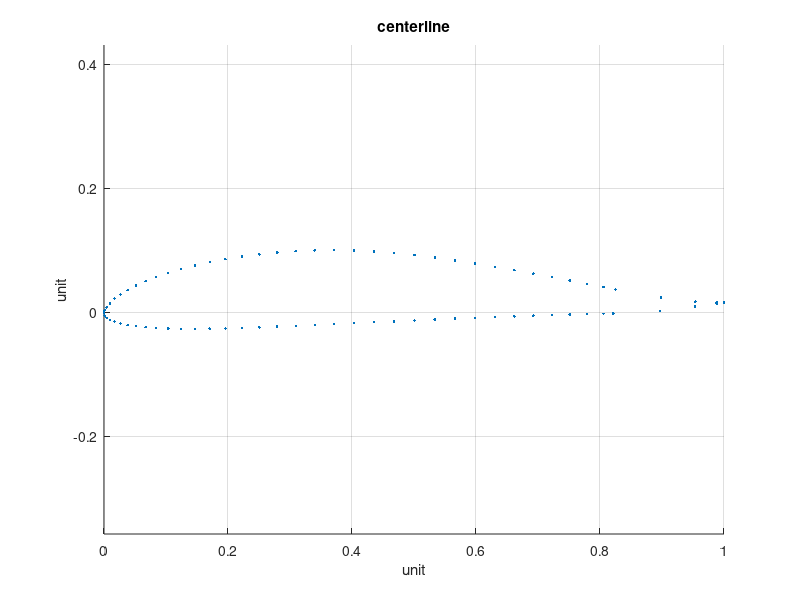
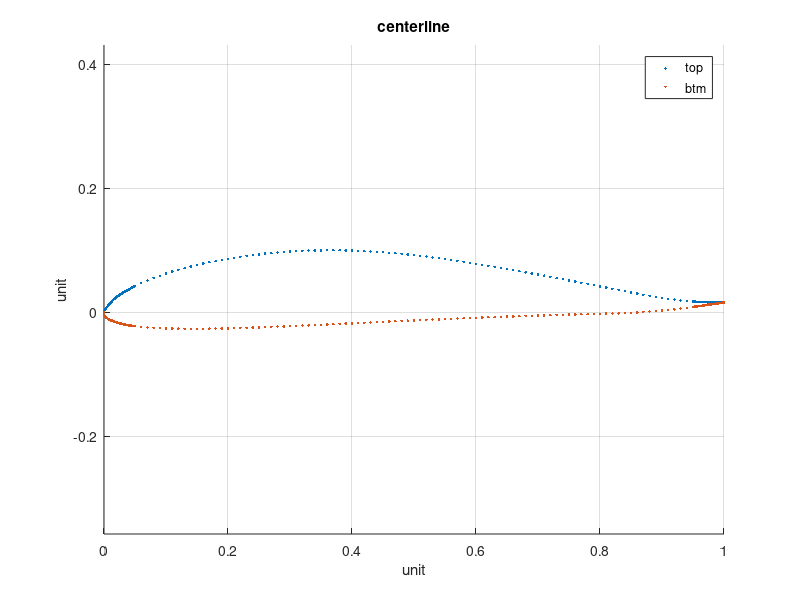
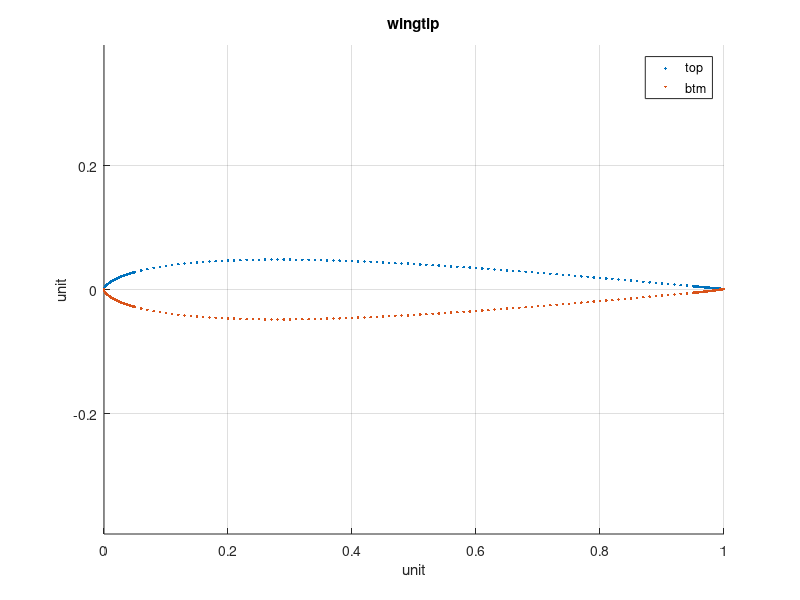
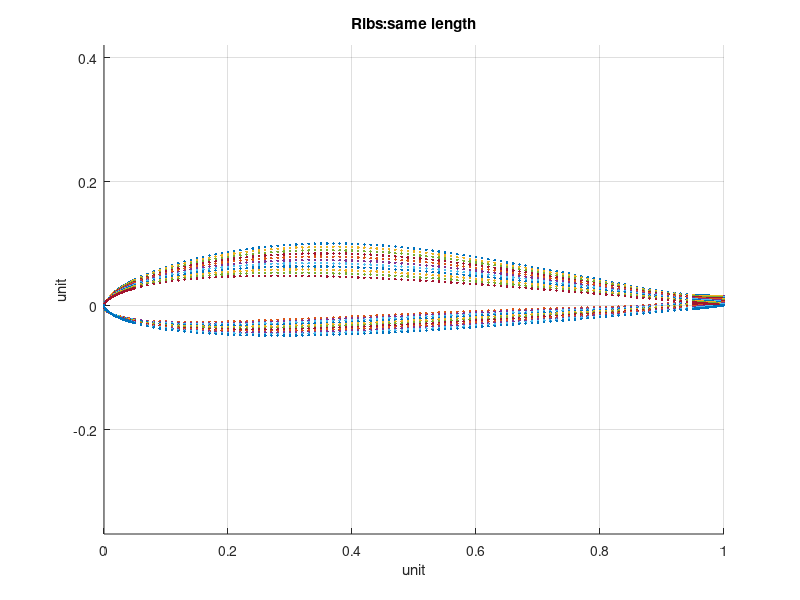

These charts were generated, in order, by the following MATLAB code:
function draw_airfoil()
% save airfoil centerlinex centerliney wingtipx wingtipy twistx twisty
close all;
clear all;
load airfoil;
global X;
X = [];
scalef = 0.5;
wingSpan_mm = 3750;
centerCord = 400;
tipcord = 100;
ribCnt = 21;
rootCord_mm = 400;
wingtipCord_mm = 100;
X.LeadingEdgeBeamThickness_mm = 2; % square edge size 
X.LeadingEdgeBeamWidth_mm = 5; % square edge size 
X.trailingEdgeWidth_mm = 10;

X.curvefitmethod = 'pchip';
% rootBeamGammaWidthmm = 6;
% BaseBeamWidthmm = 1; % at tip, lift is zero, we cannot have 0 beam width for misc struct weight 
assert(mod(ribCnt,2)==1); % we have one rib in the center, and be symmetrical 
rotateFromLE = 0.3; %rotation occurs at the center of [0,1] from the leading edge, so that we have the desired AOA.  
fineX = [0:0.0005:0.05 0.06:0.01:0.95 0.9505:0.0005:1]';

%%
Len_fineX = length(fineX);
X.OneSideRibCnt = (ribCnt+1)/2;
CoeffsRoot2Tip = (0:X.OneSideRibCnt-1)/(X.OneSideRibCnt-1);

%%
centerlinex = centerlinex(:);
centerliney = centerliney(:);
[centerlinex,centerliney] = normalizexy(centerlinex,centerliney);
wingtipx = wingtipx(:);
wingtipy = wingtipy(:);
[wingtipx,wingtipy] = normalizexy(wingtipx,wingtipy);
figure;
hold on;
plot(centerlinex,centerliney,'.');
axis equal;
title('centerline');grid on;
xlabel('unit');
ylabel('unit');
%%
figure;
hold on;
end_of_center_top_curve = (length(centerlinex)+1)/2;
top_centerline_x = centerlinex(1:end_of_center_top_curve);
top_centerline_y = centerliney(1:end_of_center_top_curve);
top_centerline_fine_y = interp1(top_centerline_x,top_centerline_y,fineX,X.curvefitmethod);
plot(fineX,top_centerline_fine_y,'.');
btm_centerline_x = centerlinex(end_of_center_top_curve:end);
btm_centerline_y = centerliney(end_of_center_top_curve:end);
btm_centerline_fine_y = interp1(btm_centerline_x,btm_centerline_y,fineX,X.curvefitmethod);
plot(fineX,btm_centerline_fine_y,'.');
axis equal;
legend('top','btm');
title('centerline');grid on;
xlabel('unit');
ylabel('unit');
%%
figure;
hold on;
end_of_wingtip_top_curve = (length(wingtipx)+1)/2;
top_wingtip_x = wingtipx(1:end_of_wingtip_top_curve);
top_wingtip_y = wingtipy(1:end_of_wingtip_top_curve);
top_wingtip_mid_y = interp1(top_wingtip_x,top_wingtip_y,fineX,X.curvefitmethod);
plot(fineX,top_wingtip_mid_y,'.');
btm_wingtip_x = wingtipx(end_of_wingtip_top_curve:end);
btm_wingtip_y = wingtipy(end_of_wingtip_top_curve:end);
btm_wingtip_mid_y = interp1(btm_wingtip_x,btm_wingtip_y,fineX,X.curvefitmethod);
plot(fineX,btm_wingtip_mid_y,'.');
axis equal;
legend('top','btm');
title('wingtip');
grid on;
xlabel('unit');
ylabel('unit');
%%
top_ribs = interpolate2Airfoil(top_centerline_fine_y, top_wingtip_mid_y, CoeffsRoot2Tip);
btm_ribs = interpolate2Airfoil(btm_centerline_fine_y, btm_wingtip_mid_y, CoeffsRoot2Tip);
figure;
axis equal;
hold on;
for ii = 1:X.OneSideRibCnt
    topCurve = top_ribs(:,ii);
    btmCurve = btm_ribs(:,ii);
    plot([fineX fineX],[topCurve btmCurve],'.');
end
title('Ribs:same length');
grid on;
xlabel('unit');
ylabel('unit');
%%
xindexRotate = find(fineX==rotateFromLE);
assert(length(xindexRotate)==1);
centered_interpolatedX = fineX - rotateFromLE;
Ymean = (top_ribs(xindexRotate,:) + btm_ribs(xindexRotate,:))/2;
centered_top_mid_ribs = zeros(Len_fineX,X.OneSideRibCnt);
centered_btm_mid_ribs = zeros(Len_fineX,X.OneSideRibCnt);
figure;
axis equal;
hold on;
for ii = 1:X.OneSideRibCnt
    centered_top_mid_ribs(:,ii) = top_ribs(:,ii) - Ymean(ii);
    centered_btm_mid_ribs(:,ii) = btm_ribs(:,ii) - Ymean(ii);
    plot([centered_interpolatedX; centered_interpolatedX],[centered_top_mid_ribs(:,ii); centered_btm_mid_ribs(:,ii)],'.');
end
title('Ribs:same length,shifted');
grid on;
xlabel('unit');
ylabel('unit');
%%
figure;
plot(twistx/twistx(end),twisty,'.');
title('twist');
ylabel('deg');
grid on;
xlabel('half wingspan');
%%
twist_ribs = interp1(twistx/twistx(end),twisty,CoeffsRoot2Tip,X.curvefitmethod);

rotated_ribs_top_x = zeros(Len_fineX,X.OneSideRibCnt);
rotated_ribs_top_y = zeros(Len_fineX,X.OneSideRibCnt);
rotated_ribs_btm_x = zeros(Len_fineX,X.OneSideRibCnt);
rotated_ribs_btm_y = zeros(Len_fineX,X.OneSideRibCnt);
figure;
axis equal;
hold on;
for ii = 1:X.OneSideRibCnt
    thetaDeg = twist_ribs(ii);
    R = [cosd(thetaDeg) -sind(thetaDeg); sind(thetaDeg) cosd(thetaDeg)];
    top_beforeRotate = [centered_interpolatedX centered_top_mid_ribs(:,ii)];
    top_afterRotate = top_beforeRotate*R;
    rotated_ribs_top_x(:,ii) = top_afterRotate(:,1);
    rotated_ribs_top_y(:,ii) = top_afterRotate(:,2);
    btm_beforeRotate = [centered_interpolatedX centered_btm_mid_ribs(:,ii)];
    btm_afterRotate = btm_beforeRotate*R;
    rotated_ribs_btm_x(:,ii) = btm_afterRotate(:,1);
    rotated_ribs_btm_y(:,ii) = btm_afterRotate(:,2);
    plot([rotated_ribs_top_x(:,ii); rotated_ribs_btm_x(:,ii)],[rotated_ribs_top_y(:,ii); rotated_ribs_btm_y(:,ii)],'.');
end
title('Ribs:same length,shifted,rotated');
grid on;
xlabel('unit');
ylabel('unit');
%%
scaled_ribs_top_x = rotated_ribs_top_x;
scaled_ribs_top_y = rotated_ribs_top_y;
scaled_ribs_btm_x = rotated_ribs_btm_x;
scaled_ribs_btm_y = rotated_ribs_btm_y;
scale_ribs = interp1([0 1],[rootCord_mm wingtipCord_mm],CoeffsRoot2Tip,'linear');

figure;
axis equal;
hold on;
for ii = 1:X.OneSideRibCnt
    scaled_ribs_top_x(:,ii) = scaled_ribs_top_x(:,ii) * scale_ribs(ii);
    scaled_ribs_top_y(:,ii) = scaled_ribs_top_y(:,ii) * scale_ribs(ii);
    scaled_ribs_btm_x(:,ii) = scaled_ribs_btm_x(:,ii) * scale_ribs(ii);
    scaled_ribs_btm_y(:,ii) = scaled_ribs_btm_y(:,ii) * scale_ribs(ii);
    plot([scaled_ribs_top_x(:,ii); scaled_ribs_btm_x(:,ii)],[scaled_ribs_top_y(:,ii); scaled_ribs_btm_y(:,ii)],'.');
end
title('Ribs:shifted,rotated,scaled');
grid on;
xlabel('mm');
ylabel('mm');
%%
Gamma = (1-CoeffsRoot2Tip.^2).^1.5;
figure;
plot(CoeffsRoot2Tip,Gamma,'.-');
title('Gamma, airflow circulation');
grid on;
%%
figure;
plot(CoeffsRoot2Tip,1.5*(CoeffsRoot2Tip.^2-0.5),'.-');
title('Downwash');
grid on;

%% when cutting slot, the length of x/y data may not be same any more for all ribs
% use cell to store
slotcut_ribs_top_x = {};
slotcut_ribs_top_y = {};
slotcut_ribs_btm_x = {};
slotcut_ribs_btm_y = {};
for ii = 1:X.OneSideRibCnt
    slotcut_ribs_top_x{ii} = scaled_ribs_top_x(:,ii);
    slotcut_ribs_top_y{ii} = scaled_ribs_top_y(:,ii);
    slotcut_ribs_btm_x{ii} = scaled_ribs_btm_x(:,ii);
    slotcut_ribs_btm_y{ii} = scaled_ribs_btm_y(:,ii);
end
%% cut slot for force bearing beam
[slotcut_ribs_top_x,slotcut_ribs_top_y,slotcut_ribs_btm_x,slotcut_ribs_btm_y] = cutslot...
(slotcut_ribs_top_x,slotcut_ribs_top_y,slotcut_ribs_btm_x,slotcut_ribs_btm_y,8,-10,'front');
[slotcut_ribs_top_x,slotcut_ribs_top_y,slotcut_ribs_btm_x,slotcut_ribs_btm_y] = cutslot...
(slotcut_ribs_top_x,slotcut_ribs_top_y,slotcut_ribs_btm_x,slotcut_ribs_btm_y,8,0,'rear');

%% add leading edge beam
cut_leadingedge_top_x = {};
cut_leadingedge_top_y = {};
cut_leadingedge_btm_x = {};
cut_leadingedge_btm_y = {};

figure;
axis equal;
hold on;
for ii = 1:X.OneSideRibCnt
    LE_x = min([slotcut_ribs_top_x{ii};slotcut_ribs_top_y{ii}]);
    LeadingEdgeBeamPosDetected = false;
    for xposition = LE_x:0.1:LE_x+30
        if getThickness(...
            slotcut_ribs_top_x{ii},slotcut_ribs_top_y{ii},...
            slotcut_ribs_btm_x{ii},slotcut_ribs_btm_y{ii},...
            xposition) > X.LeadingEdgeBeamThickness_mm*sqrt(2)
            LeadingEdgeBeamPosDetected = true;
            break;
        end
    end
    assert(LeadingEdgeBeamPosDetected);
    [cut_leadingedge_top_x{ii},cut_leadingedge_top_y{ii}] = removeLeadingSector(slotcut_ribs_top_x{ii},slotcut_ribs_top_y{ii},xposition);
    [cut_leadingedge_btm_x{ii},cut_leadingedge_btm_y{ii}] = removeLeadingSector(slotcut_ribs_btm_x{ii},slotcut_ribs_btm_y{ii},xposition);
    
    [cut_leadingedge_top_x{ii},cut_leadingedge_top_y{ii}] = cutLeadingEdgeSlot(cut_leadingedge_top_x{ii},cut_leadingedge_top_y{ii});
    [cut_leadingedge_btm_x{ii},cut_leadingedge_btm_y{ii}] = cutLeadingEdgeSlot(cut_leadingedge_btm_x{ii},cut_leadingedge_btm_y{ii});
    
    plot([cut_leadingedge_top_x{ii}; cut_leadingedge_btm_x{ii}],[cut_leadingedge_top_y{ii}; cut_leadingedge_btm_y{ii}],'.');
end
title('Ribs:shifted,rotated,scaled,LEcut');
grid on;
xlabel('mm');
ylabel('mm');
%% cut trailing edge
cut_trailingedge_top_x = {};
cut_trailingedge_top_y = {};
cut_trailingedge_btm_x = {};
cut_trailingedge_btm_y = {};

figure;
axis equal;
hold on;
for ii = 1:X.OneSideRibCnt
    [cut_trailingedge_top_x{ii},cut_trailingedge_top_y{ii}] = removeTrailingSector(cut_leadingedge_top_x{ii},cut_leadingedge_top_y{ii},X.trailingEdgeWidth_mm);
    [cut_trailingedge_btm_x{ii},cut_trailingedge_btm_y{ii}] = removeTrailingSector(cut_leadingedge_btm_x{ii},cut_leadingedge_btm_y{ii},X.trailingEdgeWidth_mm);
    
    plot([cut_trailingedge_top_x{ii}; cut_trailingedge_btm_x{ii}],[cut_trailingedge_top_y{ii}; cut_trailingedge_btm_y{ii}],'.');
end
title('Ribs:shifted,rotated,scaled,LEcut,TEcut');
grid on;
xlabel('mm');
ylabel('mm');
end

function [x,y] = cutLeadingEdgeSlot(x,y)
global X;
LE_x = x(1);
LE_y = y(1);
x = [LE_x+X.LeadingEdgeBeamWidth_mm;x];
y = [LE_y;y];
end

function [x,y] = removeTrailingSector(x,y,cutoffx)
    index = find(x<=max(x)-cutoffx);
    x = x(index);
    y = y(index);
end

function [x,y] = removeLeadingSector(x,y,cutoffx)
    index = find(x>=cutoffx);
    x = x(index);
    y = y(index);
end

function [x,y] = normalizexy(x,y)
    scaleF = abs(max(x)-min(x));
    x = x/scaleF;
    y = y/scaleF;
    
end

function [top_x,top_y,btm_x,btm_y] = cutslot(top_x,top_y,btm_x,btm_y,width,xposition,slotName)
global X;
figure;
axis equal;
hold on;
for ii = 1:X.OneSideRibCnt
    thickness = getThickness(...
        top_x{ii},top_y{ii},...
        btm_x{ii},btm_y{ii},...
        xposition);
    [top_x{ii},top_y{ii}] = cutnothing(top_x{ii},top_y{ii});
    [btm_x{ii},btm_y{ii}] = ...
        cutslotIn1curve(btm_x{ii},btm_y{ii},-thickness/2,width,xposition);
    plot([top_x{ii}; btm_x{ii}],[top_y{ii}; btm_y{ii}],'.');
end
title(['Ribs:shifted,rotated,scaled,slotcut' slotName]);
grid on;
end

function val = interp1nearby(x,y,newx,nearbyCnt,type)
[~,ii] = min(abs(x-newx));
if ii-nearbyCnt > 0
    leftii = ii-nearbyCnt;
else
    leftii = 1;
end
if ii+nearbyCnt <= length(x)
    rightii = ii+nearbyCnt;
else
    rightii = length(x); 
end
val = interp1(x(leftii:rightii),y(leftii:rightii),newx,type);
end

function thickness = getThickness(x1,y1,x2,y2,x)
global X;
y_value1 = interp1nearby(x1,y1,x,2,X.curvefitmethod);
y_value2 = interp1nearby(x2,y2,x,2,X.curvefitmethod);
thickness = abs(y_value1-y_value2);
end

function [cutx,cuty] = cutnothing(x,y)
cutx = x;
cuty = y;
end

function [cutx,cuty] = cutslotIn1curve(x,y,depth,width,xposition)
% x,y form the curve
% depth: depth to be cut. 
%   +: cut to Y-
%   -: cut to Y+
% width: width to be cut
% xposition: relative to xposition, cut width/2 to X+ and X-
global X;
cutx = [];
cuty = [];

LE_beamEdgeX = xposition-width/2;
TE_beamEdgeX = xposition+width/2;

indexBeforeLEcut = find(x<=LE_beamEdgeX);
cutx = x(indexBeforeLEcut);
cuty = y(indexBeforeLEcut);
y_valueLE = interp1nearby(x,y,LE_beamEdgeX,1,X.curvefitmethod);
if ismember(LE_beamEdgeX,x)
    % we don't need to insert the point and begin slot cut
else
    cutx = [cutx;LE_beamEdgeX];
    cuty = [cuty;y_valueLE];
end
cutx = [cutx;LE_beamEdgeX];
cuty = [cuty;y_valueLE - depth];
cutx = [cutx;TE_beamEdgeX];
cuty = [cuty;y_valueLE - depth];
indexAfterTEcut = find(x>=TE_beamEdgeX);
y_valueTE = interp1nearby(x,y,TE_beamEdgeX,1,X.curvefitmethod);
if ismember(TE_beamEdgeX,x)
    % we don't need to insert the point and begin slot cut
else
    cutx = [cutx;TE_beamEdgeX];
    cuty = [cuty;y_valueTE];
end
cutx = [cutx;x(indexAfterTEcut)];
cuty = [cuty;y(indexAfterTEcut)];
end

function result = interpolate2Airfoil(center0Y, tip1Y, coeff0to1)
assert(length(center0Y)==length(tip1Y));
center0Y = center0Y(:);
tip1Y = tip1Y(:);

num = length(tip1Y);
result = zeros(num,length(coeff0to1));
for ii = 1:length(tip1Y)
    result(ii,:) =  interp1([0 1],[center0Y(ii) tip1Y(ii)],coeff0to1,'linear');
end
end